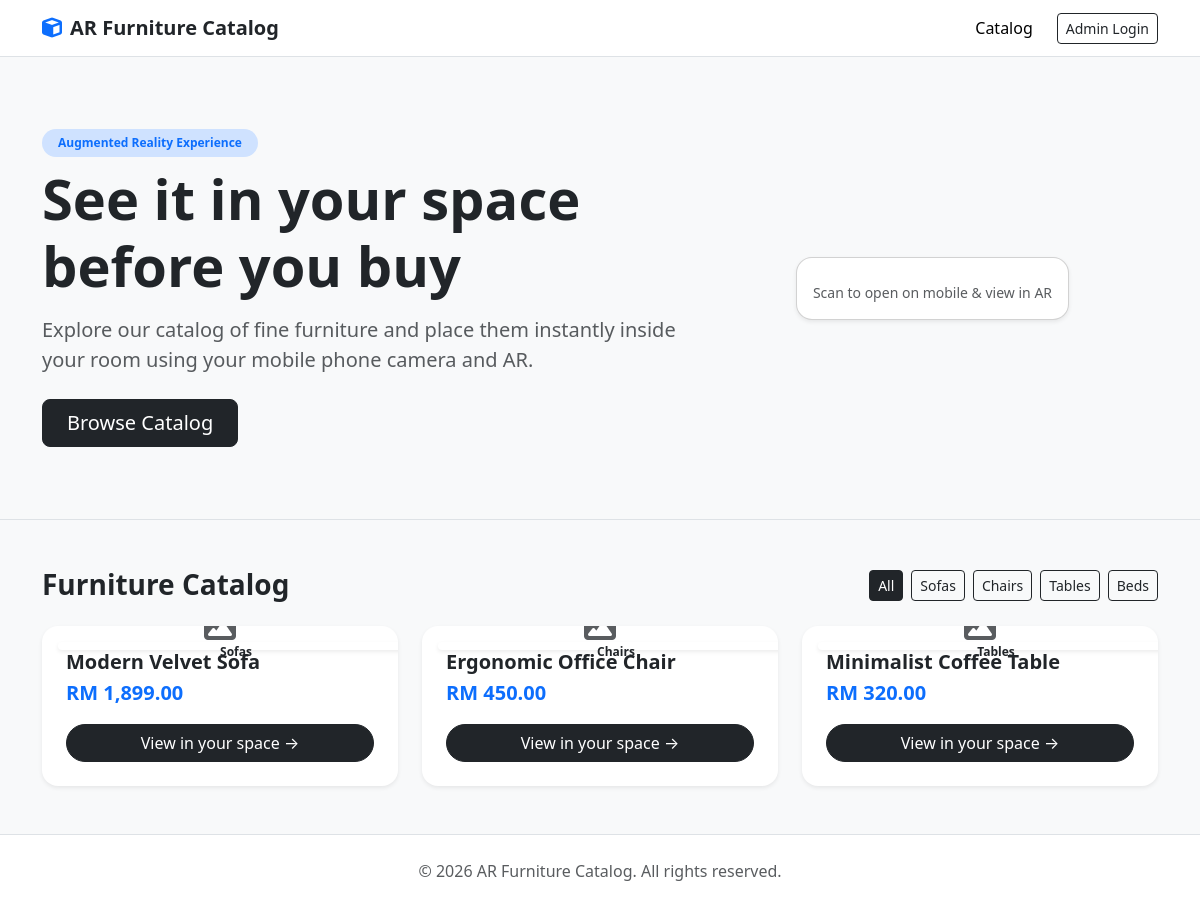
The page / on the database its author committed.
### tables this page shows
CREATE TABLE IF NOT EXISTS `categories` (
  `id` INT AUTO_INCREMENT PRIMARY KEY,
  `slug` VARCHAR(100) NOT NULL UNIQUE,
  `name` VARCHAR(100) NOT NULL,
  `sort_order` INT DEFAULT 0,
  `is_active` TINYINT(1) DEFAULT 1,
  `created_at` DATETIME DEFAULT CURRENT_TIMESTAMP
);

CREATE TABLE IF NOT EXISTS `products` (
  `id` INT AUTO_INCREMENT PRIMARY KEY,
  `category_id` INT NOT NULL,
  `slug` VARCHAR(150) NOT NULL UNIQUE,
  `name` VARCHAR(150) NOT NULL,
  `description` TEXT,
  `price` DECIMAL(10,2) NOT NULL DEFAULT 0.00,
  `currency` VARCHAR(10) DEFAULT 'RM',
  `glb_path` VARCHAR(255) NOT NULL,
  `usdz_path` VARCHAR(255) DEFAULT NULL,
  `thumb_path` VARCHAR(255) DEFAULT NULL,
  `width_cm` DECIMAL(6,2) DEFAULT NULL,
  `height_cm` DECIMAL(6,2) DEFAULT NULL,
  `depth_cm` DECIMAL(6,2) DEFAULT NULL,
  `is_active` TINYINT(1) DEFAULT 1,
  `sort_order` INT DEFAULT 0,
  `created_at` DATETIME DEFAULT CURRENT_TIMESTAMP,
  `updated_at` DATETIME DEFAULT CURRENT_TIMESTAMP ON UPDATE CURRENT_TIMESTAMP,
  FOREIGN KEY (`category_id`) REFERENCES `categories`(`id`) ON DELETE CASCADE
);

### config/config.php (called while the page is built)
<?php
return [
    'app' => [
        'name' => 'AR Furniture Catalog',
        'url' => (isset($_SERVER['HTTPS']) && $_SERVER['HTTPS'] === 'on' ? "https" : "http") . "://$$_SERVER[HTTP_HOST]" . rtrim(dirname($_SERVER['SCRIPT_NAME']), '/\\')
    ],
    'db' => [
        'host' => 'localhost',
        'name' => 'synergy1_justinwong_ar_furniture',
        'user' => 'synergy1_yenping',
        'pass' => 'R.zb0ZwEuGZ}*fW2'
    ]
];

### includes/categories.php (called while the page is built, shortened)
<?php
require_once __DIR__ . '/db.php';
function get_all_categories(bool $active_only = true): array {
    global $pdo;
    $sql = "SELECT * FROM categories";
    if ($active_only) {
        $sql .= " WHERE is_active = 1";
    }
    $sql .= " ORDER BY sort_order ASC, name ASC";
    $stmt = $pdo->query($sql);
    return $stmt->fetchAll();
}

### includes/products.php (called while the page is built, shortened)
<?php
require_once __DIR__ . '/db.php';
function get_active_products(?int $category_id = null): array {
    global $pdo;
    $sql = "SELECT p.*, c.name AS category_name FROM products p JOIN categories c ON p.category_id = c.id WHERE p.is_active = 1 AND c.is_active = 1";
    $params = [];
    $sql .= " ORDER BY p.sort_order ASC, p.created_at DESC";
    $stmt = $pdo->prepare($sql);
    $stmt->execute($params);
    return $stmt->fetchAll();
}
function format_price(float $price, string $currency = 'RM'): string {
    return $currency . ' ' . number_format($price, 2);
}

### index.php (the view, shortened to what this page needs)
<?php
require_once 'includes/db.php';
require_once 'includes/categories.php';
require_once 'includes/products.php';
$config = require 'config/config.php';
$category_slug = $_GET['category'] ?? null;
$category_id = null;
$categories = get_all_categories(true);
$products = get_active_products($category_id);
?>
<!DOCTYPE html>
<html lang="en">
<head>
    <link href="https://cdn.jsdelivr.net/npm/bootstrap@5.3.3/dist/css/bootstrap.min.css" rel="stylesheet">
    <link href="https://cdnjs.cloudflare.com/ajax/libs/font-awesome/6.4.0/css/all.min.css" rel="stylesheet">
    <link href="css/styles.css" rel="stylesheet">
</head>
<body>
    <header class="navbar navbar-expand-lg navbar-light bg-white border-bottom sticky-top">
        <div class="container">
            <a class="navbar-brand fw-bold text-dark" href="index.php">
                <i class="fa-solid fa-cube text-primary me-2"></i><?= htmlspecialchars($config['app']['name']) ?>
            </a>
            <div class="collapse navbar-collapse justify-content-end" id="navbarNav">
                <ul class="navbar-nav align-items-center">
                    <li class="nav-item"><a class="nav-link active" href="index.php">Catalog</a></li>
                    <li class="nav-item ms-lg-3"><a class="btn btn-outline-dark btn-sm" href="admin/login.php">Admin Login</a></li>
                </ul>
            </div>
        </div>
    </header>
    <section class="hero-section py-5 bg-light border-bottom">
        <div class="container py-4">
            <div class="row align-items-center">
                <div class="col-lg-7 mb-4 mb-lg-0">
                    <span class="badge bg-primary-subtle text-primary mb-2 px-3 py-2 rounded-pill fw-semibold">Augmented Reality Experience</span>
                    <h1 class="display-4 fw-bold mb-3">See it in your space before you buy</h1>
                    <p class="lead text-muted mb-4">Explore our catalog of fine furniture and place them instantly inside your room using your mobile phone camera and AR.</p>
                    <a href="#catalog" class="btn btn-dark btn-lg px-4">Browse Catalog</a>
                </div>
                <div class="col-lg-5 text-center">
                    <div class="card shadow-sm p-3 bg-white d-inline-block rounded-4">
                        <small class="text-muted d-block">Scan to open on mobile & view in AR</small>
                    </div>
                </div>
            </div>
        </div>
    </section>
    <main id="catalog" class="container py-5">
        <div class="d-flex flex-column flex-md-row justify-content-between align-items-center mb-4">
            <h2 class="h3 fw-bold mb-3 mb-md-0">Furniture Catalog</h2>
            <div class="category-filters d-flex flex-wrap gap-2">
                <a href="index.php" class="btn btn-sm <?= !$category_slug ? 'btn-dark' : 'btn-outline-dark' ?>">All</a>
                <?php foreach ($categories as $cat): ?>
                    <a href="index.php?category=<?= htmlspecialchars($cat['slug']) ?>" class="btn btn-sm <?= $category_slug === $cat['slug'] ? 'btn-dark' : 'btn-outline-dark' ?>">
                        <?= htmlspecialchars($cat['name']) ?>
                    </a>
                <?php endforeach; ?>
            </div>
        </div>
        <?php if (empty($products)): ?>
            <div class="text-center py-5">
                <p class="text-muted lead">No products found in this category.</p>
            </div>
        <?php else: ?>
            <div class="row g-4">
                <?php foreach ($products as $prod): ?>
                    <div class="col-sm-6 col-lg-4">
                        <div class="card product-card h-100 shadow-sm border-0 rounded-4 overflow-hidden">
                            <div class="position-relative bg-light ratio ratio-43">
                                <?php if (!empty($prod['thumb_path']) && file_exists($prod['thumb_path'])): ?>
                                    <img src="<?= htmlspecialchars($prod['thumb_path']) ?>" alt="<?= htmlspecialchars($prod['name']) ?>" class="object-fit-cover">
                                <?php else: ?>
                                    <div class="d-flex align-items-center justify-content-center text-muted"><i class="fa-solid fa-image fa-2x"></i></div>
                                <?php endif; ?>
                                <span class="badge bg-white text-dark position-absolute top-0 start-0 m-3 shadow-sm"><?= htmlspecialchars($prod['category_name']) ?></span>
                            </div>
                            <div class="card-body d-flex flex-column p-4">
                                <h3 class="h5 fw-bold mb-1"><?= htmlspecialchars($prod['name']) ?></h3>
                                <div class="text-primary fw-bold fs-5 mb-3"><?= format_price($prod['price'], $prod['currency']) ?></div>
                                <a href="product.php?slug=<?= htmlspecialchars($prod['slug']) ?>" class="btn btn-dark mt-auto w-100 rounded-pill">View in your space &rarr;</a>
                            </div>
                        </div>
                    </div>
                <?php endforeach; ?>
            </div>
        <?php endif; ?>
    </main>
    <footer class="bg-white border-top py-4 text-center text-muted">
        <div class="container">&copy; <?= date('Y') ?> <?= htmlspecialchars($config['app']['name']) ?>. All rights reserved.</div>
    </footer>
</body>
</html>

### css/styles.css (style rules this page uses)
body { font-family: system-ui, -apple-system, "Segoe UI", Roboto, Helvetica, Arial, sans-serif; color: #212529; background-color: #f8f9fa; }
.product-card { transition: transform 0.2s ease, box-shadow 0.2s ease; }

### rows shown on the page
categories: name "Sofas"
categories: name "Chairs"
categories: name "Tables"
categories: name "Beds"
products: category.name "Sofas", name "Modern Velvet Sofa", format_price($prod['price'], $prod['currency']) "RM 1,899.00"
products: category.name "Chairs", name "Ergonomic Office Chair", format_price($prod['price'], $prod['currency']) "RM 450.00"
products: category.name "Tables", name "Minimalist Coffee Table", format_price($prod['price'], $prod['currency']) "RM 320.00"

### other values the page prints
$config['app']['name'] "AR Furniture Catalog"
